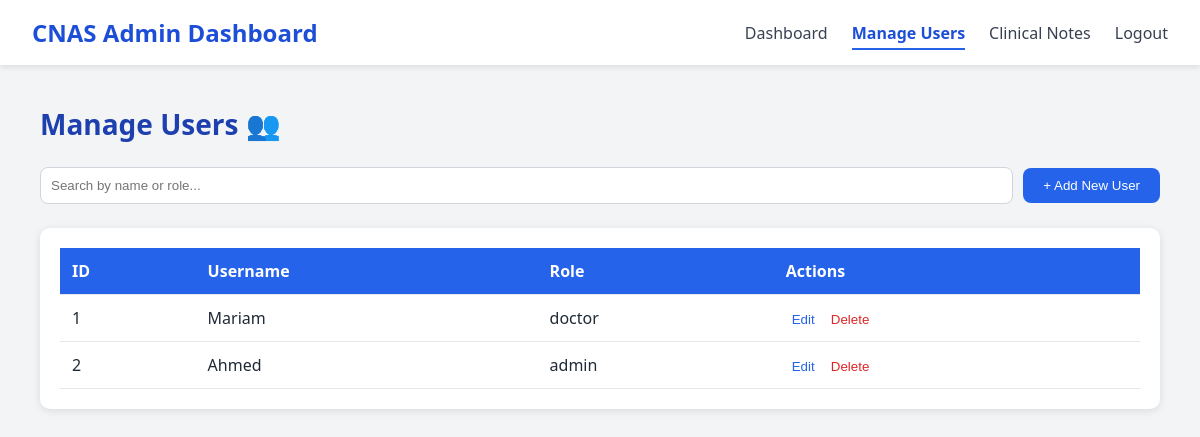
The page /admin-users on the database as committed earlier.
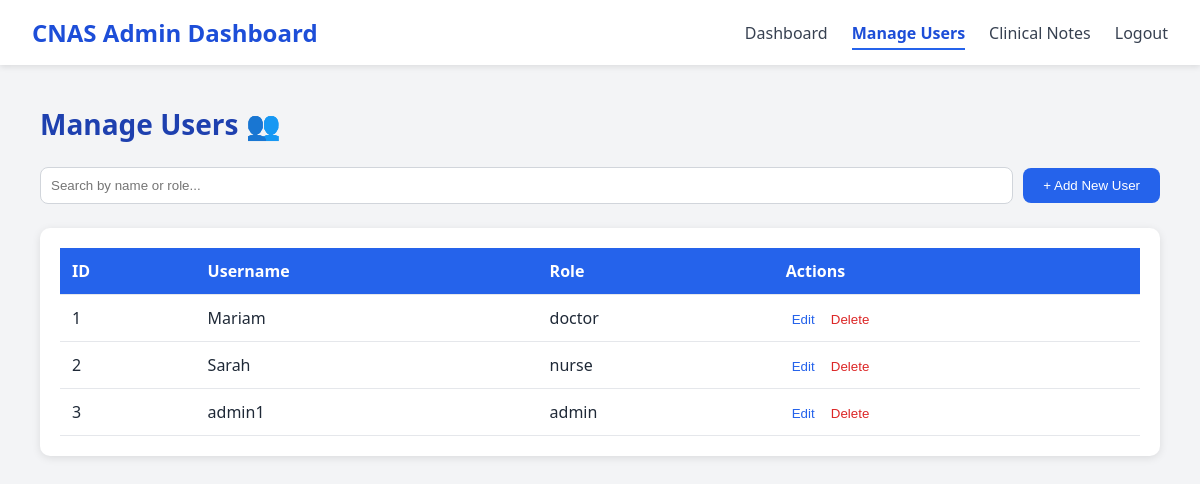
The same page on the database as committed later.
### tables this page shows
CREATE TABLE users (
                    id INTEGER PRIMARY KEY AUTOINCREMENT,
                    username TEXT UNIQUE NOT NULL,
                    password TEXT NOT NULL,
                    role TEXT NOT NULL);

### app.py (the view)
@app.route('/admin-users')
def admin_users():
    conn = get_db()
    users = conn.execute("SELECT * FROM users").fetchall()
    conn.close()
    return render_template('admin-users.html', users=users)

### app.py (called while the page is built)
def get_db():
    conn = sqlite3.connect("database.db")
    conn.row_factory = sqlite3.Row
    return conn

### Templates/admin-users.html (shortened to what this page needs)
<!DOCTYPE html>
<html lang="en">
<head>
</head>
<body>
  <nav>
    <h1>CNAS Admin Dashboard</h1>
    <ul>
      <li><a href="{{ url_for('admin_dashboard') }}">Dashboard</a></li>
      <li><a href="{{ url_for('admin_users') }}" class="text-blue-700">Manage Users</a></li>
      <li><a href="{{ url_for('admin_notes') }}" >Clinical Notes</a></li>
      <li><a href="{{ url_for('login') }}" class="hover:text-red-600">Logout</a></li>
    </ul>
  </nav>
  <main class="main">
    <h2>Manage Users 👥</h2>
    <div class="top-controls">
      <input id="searchInput" type="text" placeholder="Search by name or role..." />
      <button id="addUserBtn">+ Add New User</button>
    </div>
    <section class="table-section">
      <table>
        <thead>
          <tr><th>ID</th><th>Username</th><th>Role</th><th>Actions</th></tr>
        </thead>
        <tbody id="userTable">
          {% for user in users %}
          <tr>
            <td>{{ user['id'] }}</td>
            <td>{{ user['username'] }}</td>
            <td>{{ user['role'] }}</td>
            <td>
              <button class="link-edit" data-id="{{ user['id'] }}" data-username="{{ user['username'] }}" data-role="{{ user['role'] }}">Edit</button>
              <button class="link-delete" data-id="{{ user['id'] }}">Delete</button>
            </td>
          </tr>
          {% endfor %}
        </tbody>
      </table>
    </section>
  </main>
</body>
</html>

Rows that differ between the two databases and show on the page:
changed users id 2: username "Ahmed" → "Sarah"; role "admin" → "nurse"
added users: id "3", username "admin1", role "admin"
